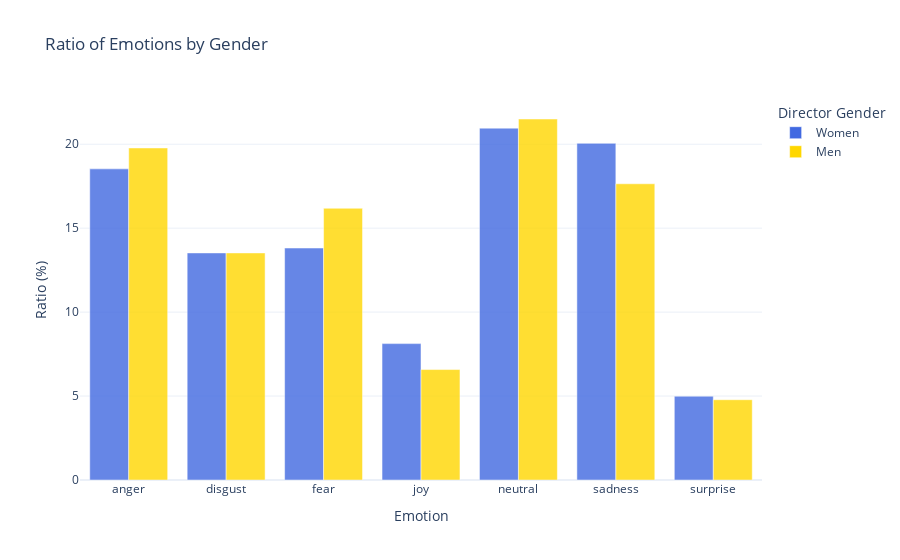

Notebook code cell kept with this figure:
### Code cell
# Graph of the ratio of emotions by director gender
ratios_women, ratios_men = ratio_emotion_by_director_gender(df_plot_emotions)
graph_ratio_emotion_by_director_gender(ratios_women, ratios_men)

### Figure 1 — Plotly figure (JSON) as saved in the notebook; plotly's stock layout.template omitted (floating-point values rounded to 4 significant figures)
{"data": [{"alignmentgroup": "True", "hovertemplate": "variable=Women<br>Emotion=%{x}<br>Ratio (%)=%{y}<extra></extra>", "legendgroup": "Women", "marker": {"color": "royalblue", "opacity": 0.8, "pattern": {"shape": ""}}, "name": "Women", "offsetgroup": "Women", "orientation": "v", "showlegend": true, "textposition": "auto", "type": "bar", "x": ["anger", "disgust", "fear", "joy", "neutral", "sadness", "surprise"], "xaxis": "x", "y": [18.53, 13.53, 13.82, 8.124, 20.96, 20.05, 4.991], "yaxis": "y"}, {"alignmentgroup": "True", "hovertemplate": "variable=Men<br>Emotion=%{x}<br>Ratio (%)=%{y}<extra></extra>", "legendgroup": "Men", "marker": {"color": "gold", "opacity": 0.8, "pattern": {"shape": ""}}, "name": "Men", "offsetgroup": "Men", "orientation": "v", "showlegend": true, "textposition": "auto", "type": "bar", "x": ["anger", "disgust", "fear", "joy", "neutral", "sadness", "surprise"], "xaxis": "x", "y": [19.78, 13.53, 16.19, 6.58, 21.5, 17.64, 4.783], "yaxis": "y"}], "layout": {"barmode": "group", "legend": {"title": {"text": "Director Gender"}, "tracegroupgap": 0}, "title": {"text": "Ratio of Emotions by Gender"}, "xaxis": {"anchor": "y", "domain": [0, 1], "title": {"text": "Emotion"}}, "yaxis": {"anchor": "x", "domain": [0, 1], "title": {"text": "Ratio (%)"}}}}
